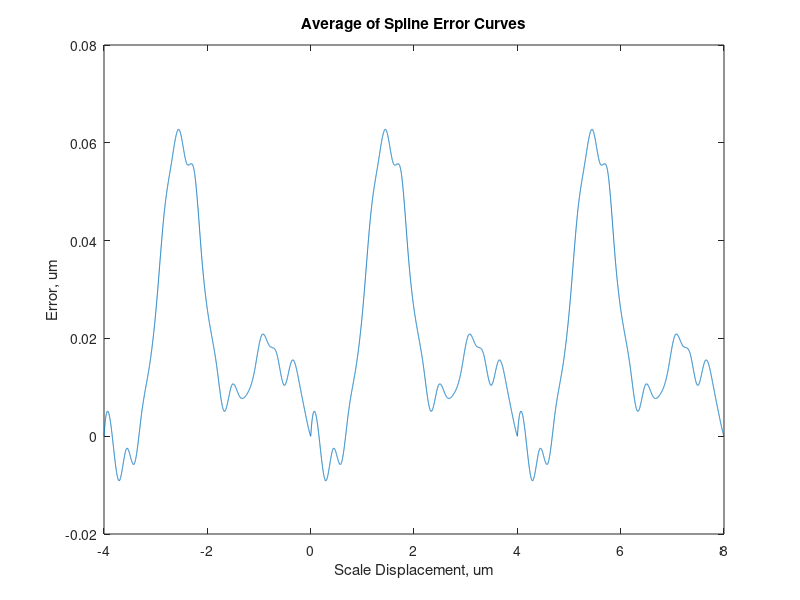
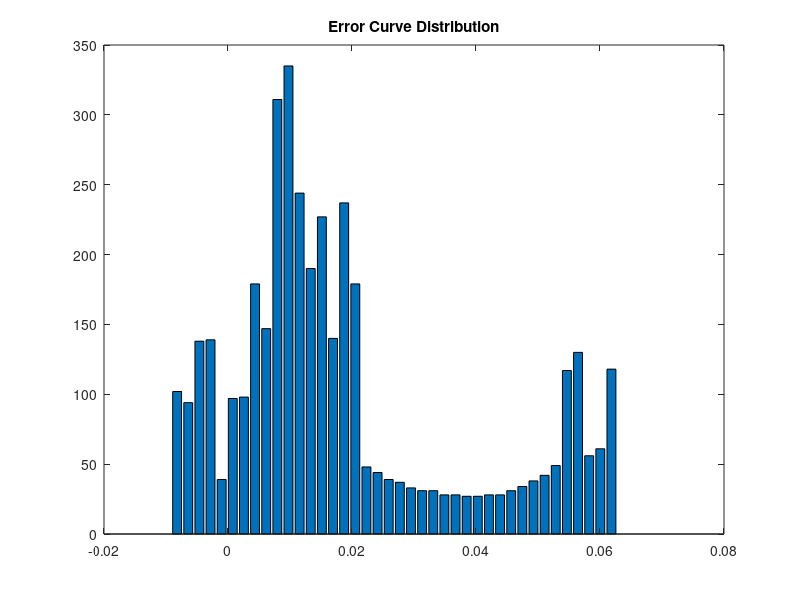
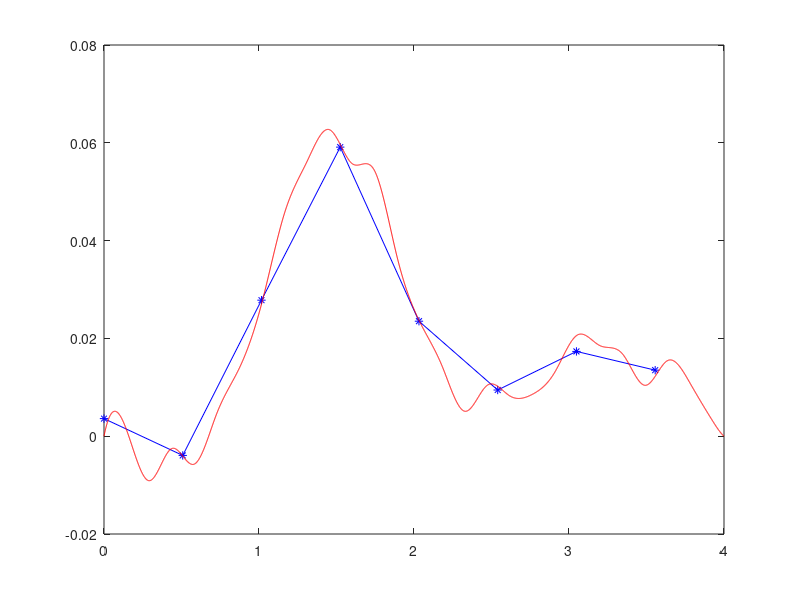

Write MATLAB code to recreate these figures, in order.
clear all
load scale_error.mat
%loaded variables with data:
    %error1
    %error2
    %error3
    %error4
    %travel

%variables
period_scale = 4;   %period of scale in um
nbins = 40;     %number of bins for histogram
step_scale = 0.001; %distance in um to step scale
nmeas = 20; %number of diameters to sample
sigma = .120; %sigma of error of ball in um
% nball = 100;  %number of balls to sample
% step = period_scale / nball;
step = 0.508;    %distance to step ball, um

%fit error data to spline
xx = 0 : step_scale : 4;  %define x data for last 3 curves
    e1 = spline(travel(1:length(error1)), error1, xx);      %fit spline to first curve
    e2 = spline(travel(1:length(error2)), error2, xx);      %fit spline to each curve
    e3 = spline(travel(1:length(error3)), error3, xx);
    e4 = spline(travel(1:length(error4)), error4, xx);

%correct for drift so ends of error splines line up
drift1 = (e1(end) - e1(1)) / length(e1);   %incremental drift
drift2 = (e2(end) - e2(1)) / length(e2);   %total drift
drift3 = (e3(end) - e3(1)) / length(e3);   %total drift
drift4 = (e4(end) - e4(1)) / length(e4);   %total drift

n = 1:length(e1);
e1 = e1 - drift1*n;
e2 = e2 - drift2*n;
e3 = e3 - drift3*n;
e4 = e4 - drift4*n;
eavg = (e1 + e2 + e3 + e4) / 4;  %average splines together

%make 3 pitch long error curve
totalerror = [eavg eavg(1:end-1) eavg(1:end-1)];
totaltravel = -4:step_scale:8;

% figure(1)
%     plot(xx1, e1, xx, e2, xx, e3, xx, e4)
%     title('Individual Spline Error Curves')
%     xlabel('Scale Displacement, um'); ylabel('Error, um')
%     legend('err1','err2','err3','err4')
% 
% figure(2)
%     subplot(4, 1, 1)
%         hist(e1, nbins)
%     subplot(4, 1, 2)
%         hist(e2, nbins)
%     subplot(4, 1, 3)
%         hist(e3, nbins)
%     subplot(4, 1, 4)
%         hist(e4, nbins)

figure(1)   %plot spline curve
    plot(totaltravel, totalerror)
    title('Average of Spline Error Curves')
    xlabel('Scale Displacement, um'); ylabel('Error, um')
figure(2)   %plot histogram
    [freq, bins] = hist(eavg, nbins); bar(bins,freq)
    title('Error Curve Distribution')

%ball data
step_ball = (0 : step : period_scale); %step_ball(end) = [];%define step of ball, throw last point, will be the same as first
[~, nball] = size(step_ball);
[~, step_ball] = meshgrid(linspace(0,1,nmeas), step_ball');
ball = zeros(nball, nmeas); result_ball = zeros(nball,nmeas);
%generate normally distributed ball data individually
for i = 1 : nball   %need loops because interp1 expects vectors, no matrices
    ball(i,:) = step_ball(i,:) + sigma * randn(1, nmeas);    %generate normal ball data
    result_ball(i,:) = interp1(totaltravel, totalerror, ball(i,:), 'spline');   %calculate spline interpolation of ball positions on error curve
    devresult(i,:) = sum(result_ball(i,:) / nmeas);
end

figure(3)
    plot(step_ball(:,1), devresult, 'b-*'); hold on
    plot(xx, eavg, 'r-')
    hold off